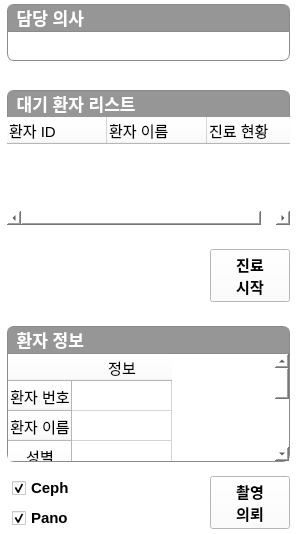
<?xml version="1.0" encoding="UTF-8"?>
<ui version="4.0">
 <class>PatientInfo</class>
 <widget class="QWidget" name="PatientInfo">
  <property name="geometry">
   <rect>
    <x>0</x>
    <y>0</y>
    <width>300</width>
    <height>534</height>
   </rect>
  </property>
  <property name="minimumSize">
   <size>
    <width>300</width>
    <height>0</height>
   </size>
  </property>
  <property name="maximumSize">
   <size>
    <width>300</width>
    <height>16777215</height>
   </size>
  </property>
  <property name="windowTitle">
   <string>Form</string>
  </property>
  <property name="styleSheet">
   <string notr="true">background-color: rgb(255, 255, 255);</string>
  </property>
  <layout class="QGridLayout" name="gridLayout">
   <property name="leftMargin">
    <number>3</number>
   </property>
   <property name="topMargin">
    <number>0</number>
   </property>
   <property name="rightMargin">
    <number>0</number>
   </property>
   <property name="bottomMargin">
    <number>0</number>
   </property>
   <item row="5" column="0">
    <spacer name="verticalSpacer_3">
     <property name="orientation">
      <enum>Qt::Vertical</enum>
     </property>
     <property name="sizeType">
      <enum>QSizePolicy::Fixed</enum>
     </property>
     <property name="sizeHint" stdset="0">
      <size>
       <width>20</width>
       <height>10</height>
      </size>
     </property>
    </spacer>
   </item>
   <item row="3" column="0">
    <spacer name="verticalSpacer_2">
     <property name="orientation">
      <enum>Qt::Vertical</enum>
     </property>
     <property name="sizeType">
      <enum>QSizePolicy::Fixed</enum>
     </property>
     <property name="sizeHint" stdset="0">
      <size>
       <width>20</width>
       <height>10</height>
      </size>
     </property>
    </spacer>
   </item>
   <item row="0" column="0">
    <layout class="QVBoxLayout" name="verticalLayout_6">
     <property name="spacing">
      <number>0</number>
     </property>
     <property name="leftMargin">
      <number>4</number>
     </property>
     <property name="topMargin">
      <number>4</number>
     </property>
     <property name="rightMargin">
      <number>10</number>
     </property>
     <property name="bottomMargin">
      <number>4</number>
     </property>
     <item>
      <widget class="QLabel" name="label_3">
       <property name="font">
        <font>
         <pointsize>13</pointsize>
         <bold>true</bold>
        </font>
       </property>
       <property name="styleSheet">
        <string notr="true">background-color: rgb(150, 150, 150);
color: rgb(255, 255, 255);

border: 1px solid;
border-top-left-radius: 7px;
border-top-right-radius: 7px;
border-bottom-left-radius: 0px;
border-bottom-right-radius: 0px;

border-left-color: rgb(139, 139, 139);
border-top-color: rgb(139, 139, 139);
border-right-color: rgb(139, 139, 139);
border-bottom-color: rgb(150, 150, 150);
</string>
       </property>
       <property name="text">
        <string> 담당 의사</string>
       </property>
       <property name="margin">
        <number>4</number>
       </property>
       <property name="buddy">
        <cstring>lineEdit</cstring>
       </property>
      </widget>
     </item>
     <item>
      <widget class="QLineEdit" name="lineEdit">
       <property name="minimumSize">
        <size>
         <width>0</width>
         <height>30</height>
        </size>
       </property>
       <property name="font">
        <font>
         <pointsize>11</pointsize>
        </font>
       </property>
       <property name="styleSheet">
        <string notr="true">border: 1px solid rgba(190, 190, 190, 150);
border-bottom-left-radius: 7px;
border-bottom-right-radius: 7px;
border-top-left-radius: 0px;
border-top-right-radius: 0px;

border-left-color: rgb(139, 139, 139);
border-top-color: rgb(139, 139, 139);
border-right-color: rgb(139, 139, 139);
border-bottom-color: rgb(139, 139, 139);</string>
       </property>
      </widget>
     </item>
    </layout>
   </item>
   <item row="2" column="0">
    <layout class="QVBoxLayout" name="verticalLayout_2">
     <property name="spacing">
      <number>0</number>
     </property>
     <property name="leftMargin">
      <number>4</number>
     </property>
     <property name="topMargin">
      <number>4</number>
     </property>
     <property name="rightMargin">
      <number>10</number>
     </property>
     <property name="bottomMargin">
      <number>4</number>
     </property>
     <item>
      <widget class="QLabel" name="label">
       <property name="font">
        <font>
         <pointsize>13</pointsize>
         <bold>true</bold>
        </font>
       </property>
       <property name="styleSheet">
        <string notr="true">background-color: rgb(150, 150, 150);
color: rgb(255, 255, 255);

border: 1px solid rgba(190, 190, 190, 150);
border-top-left-radius: 7px;
border-top-right-radius: 7px;
border-bottom-left-radius: 0px;
border-bottom-right-radius: 0px;


border-left-color: rgb(139, 139, 139);
border-top-color: rgb(139, 139, 139);
border-right-color: rgb(139, 139, 139);
border-bottom-color: rgb(150, 150, 150);

</string>
       </property>
       <property name="text">
        <string> 대기 환자 리스트</string>
       </property>
       <property name="margin">
        <number>4</number>
       </property>
      </widget>
     </item>
     <item>
      <widget class="QTreeWidget" name="WaitingList">
       <property name="font">
        <font>
         <pointsize>11</pointsize>
        </font>
       </property>
       <property name="styleSheet">
        <string notr="true">

QTreeWidget {
border-top-left-radius: 0px;
border-top-right-radius: 0px;
border-bottom-left-radius: 7px;
border-bottom-right-radius: 7px;
border: 1px solid rgba(190, 190, 190, 150);
selection-color: black;

border-left-color: rgb(139, 139, 139);
border-top-color: rgb(139, 139, 139);
border-right-color: rgb(139, 139, 139);
border-bottom-color: rgb(139, 139, 139);
};</string>
       </property>
       <property name="frameShape">
        <enum>QFrame::NoFrame</enum>
       </property>
       <property name="rootIsDecorated">
        <bool>false</bool>
       </property>
       <property name="headerHidden">
        <bool>false</bool>
       </property>
       <attribute name="headerVisible">
        <bool>true</bool>
       </attribute>
       <column>
        <property name="text">
         <string>환자 ID</string>
        </property>
        <property name="font">
         <font>
          <pointsize>11</pointsize>
         </font>
        </property>
        <property name="textAlignment">
         <set>AlignLeading|AlignVCenter</set>
        </property>
       </column>
       <column>
        <property name="text">
         <string>환자 이름</string>
        </property>
        <property name="font">
         <font>
          <pointsize>11</pointsize>
         </font>
        </property>
        <property name="textAlignment">
         <set>AlignLeading|AlignVCenter</set>
        </property>
       </column>
       <column>
        <property name="text">
         <string>진료 현황</string>
        </property>
        <property name="font">
         <font>
          <pointsize>11</pointsize>
         </font>
        </property>
        <property name="textAlignment">
         <set>AlignLeading|AlignVCenter</set>
        </property>
       </column>
      </widget>
     </item>
    </layout>
   </item>
   <item row="6" column="0">
    <layout class="QVBoxLayout" name="verticalLayout_3">
     <property name="spacing">
      <number>0</number>
     </property>
     <property name="leftMargin">
      <number>4</number>
     </property>
     <property name="topMargin">
      <number>4</number>
     </property>
     <property name="rightMargin">
      <number>10</number>
     </property>
     <property name="bottomMargin">
      <number>4</number>
     </property>
     <item>
      <widget class="QLabel" name="label_2">
       <property name="font">
        <font>
         <pointsize>13</pointsize>
         <bold>true</bold>
        </font>
       </property>
       <property name="styleSheet">
        <string notr="true">background-color: rgb(150, 150, 150);
color: rgb(255, 255, 255);

border: 1px solid;
border-top-left-radius: 7px;
border-top-right-radius: 7px;
border-bottom-left-radius: 0px;
border-bottom-right-radius: 0px;

border-left-color: rgb(139, 139, 139);
border-top-color: rgb(139, 139, 139);
border-right-color: rgb(139, 139, 139);
border-bottom-color: rgb(150, 150, 150);</string>
       </property>
       <property name="text">
        <string> 환자 정보</string>
       </property>
       <property name="margin">
        <number>4</number>
       </property>
      </widget>
     </item>
     <item>
      <widget class="QTableWidget" name="tableWidget">
       <property name="font">
        <font>
         <pointsize>11</pointsize>
        </font>
       </property>
       <property name="layoutDirection">
        <enum>Qt::LeftToRight</enum>
       </property>
       <property name="styleSheet">
        <string notr="true">QTableWidget {
border-top-left-radius: 0px;
border-top-right-radius: 0px;
border-bottom-left-radius: 7px;
border-bottom-right-radius: 7px;
border: 1px solid rgba(190, 190, 190, 150);
selection-color: black;

border-left-color: rgb(139, 139, 139);
border-top-color: rgb(139, 139, 139);
border-right-color: rgb(139, 139, 139);
border-bottom-color: rgb(139, 139, 139);
selection-background-color: rgba(188, 220, 244, 200);
}

</string>
       </property>
       <property name="frameShape">
        <enum>QFrame::NoFrame</enum>
       </property>
       <property name="editTriggers">
        <set>QAbstractItemView::NoEditTriggers</set>
       </property>
       <property name="showGrid">
        <bool>true</bool>
       </property>
       <property name="gridStyle">
        <enum>Qt::SolidLine</enum>
       </property>
       <property name="cornerButtonEnabled">
        <bool>false</bool>
       </property>
       <attribute name="horizontalHeaderShowSortIndicator" stdset="0">
        <bool>false</bool>
       </attribute>
       <row>
        <property name="text">
         <string>환자 번호</string>
        </property>
        <property name="font">
         <font>
          <pointsize>11</pointsize>
         </font>
        </property>
        <property name="textAlignment">
         <set>AlignCenter</set>
        </property>
       </row>
       <row>
        <property name="text">
         <string>환자 이름</string>
        </property>
        <property name="font">
         <font>
          <pointsize>11</pointsize>
         </font>
        </property>
        <property name="textAlignment">
         <set>AlignCenter</set>
        </property>
       </row>
       <row>
        <property name="text">
         <string>성별</string>
        </property>
        <property name="font">
         <font>
          <pointsize>11</pointsize>
         </font>
        </property>
        <property name="textAlignment">
         <set>AlignCenter</set>
        </property>
       </row>
       <row>
        <property name="text">
         <string>생년월일</string>
        </property>
        <property name="font">
         <font>
          <pointsize>11</pointsize>
         </font>
        </property>
        <property name="textAlignment">
         <set>AlignCenter</set>
        </property>
       </row>
       <row>
        <property name="text">
         <string>메모</string>
        </property>
        <property name="font">
         <font>
          <pointsize>11</pointsize>
         </font>
        </property>
        <property name="textAlignment">
         <set>AlignCenter</set>
        </property>
       </row>
       <column>
        <property name="text">
         <string>정보</string>
        </property>
        <property name="font">
         <font>
          <pointsize>11</pointsize>
         </font>
        </property>
       </column>
       <item row="0" column="0">
        <property name="text">
         <string/>
        </property>
        <property name="toolTip">
         <string extracomment="hjkhjk"/>
        </property>
        <property name="font">
         <font>
          <pointsize>11</pointsize>
         </font>
        </property>
       </item>
       <item row="1" column="0">
        <property name="text">
         <string/>
        </property>
        <property name="font">
         <font>
          <pointsize>11</pointsize>
         </font>
        </property>
       </item>
       <item row="2" column="0">
        <property name="text">
         <string/>
        </property>
        <property name="font">
         <font>
          <pointsize>11</pointsize>
         </font>
        </property>
       </item>
       <item row="3" column="0">
        <property name="text">
         <string/>
        </property>
        <property name="font">
         <font>
          <pointsize>11</pointsize>
         </font>
        </property>
       </item>
       <item row="4" column="0">
        <property name="text">
         <string/>
        </property>
        <property name="toolTip">
         <string/>
        </property>
        <property name="font">
         <font>
          <pointsize>11</pointsize>
         </font>
        </property>
        <property name="foreground">
         <brush brushstyle="NoBrush">
          <color alpha="255">
           <red>0</red>
           <green>0</green>
           <blue>0</blue>
          </color>
         </brush>
        </property>
       </item>
      </widget>
     </item>
    </layout>
   </item>
   <item row="7" column="0">
    <layout class="QHBoxLayout" name="horizontalLayout">
     <property name="leftMargin">
      <number>4</number>
     </property>
     <property name="topMargin">
      <number>4</number>
     </property>
     <property name="rightMargin">
      <number>10</number>
     </property>
     <property name="bottomMargin">
      <number>4</number>
     </property>
     <item>
      <spacer name="horizontalSpacer_2">
       <property name="orientation">
        <enum>Qt::Horizontal</enum>
       </property>
       <property name="sizeType">
        <enum>QSizePolicy::Fixed</enum>
       </property>
       <property name="sizeHint" stdset="0">
        <size>
         <width>5</width>
         <height>20</height>
        </size>
       </property>
      </spacer>
     </item>
     <item>
      <layout class="QVBoxLayout" name="verticalLayout_4">
       <item>
        <widget class="QCheckBox" name="Ceph">
         <property name="font">
          <font>
           <pointsize>11</pointsize>
           <bold>true</bold>
          </font>
         </property>
         <property name="styleSheet">
          <string notr="true">background-color: rgb(255, 255, 255);</string>
         </property>
         <property name="text">
          <string>Ceph</string>
         </property>
         <property name="checked">
          <bool>true</bool>
         </property>
        </widget>
       </item>
       <item>
        <widget class="QCheckBox" name="Pano">
         <property name="font">
          <font>
           <pointsize>11</pointsize>
           <bold>true</bold>
          </font>
         </property>
         <property name="styleSheet">
          <string notr="true">background-color: rgb(255, 255, 255);</string>
         </property>
         <property name="text">
          <string>Pano</string>
         </property>
         <property name="checked">
          <bool>true</bool>
         </property>
        </widget>
       </item>
      </layout>
     </item>
     <item>
      <spacer name="horizontalSpacer_3">
       <property name="orientation">
        <enum>Qt::Horizontal</enum>
       </property>
       <property name="sizeHint" stdset="0">
        <size>
         <width>8</width>
         <height>20</height>
        </size>
       </property>
      </spacer>
     </item>
     <item>
      <widget class="QPushButton" name="Camerastart">
       <property name="font">
        <font>
         <pointsize>11</pointsize>
         <bold>true</bold>
        </font>
       </property>
       <property name="text">
        <string>촬영
의뢰</string>
       </property>
      </widget>
     </item>
    </layout>
   </item>
   <item row="4" column="0">
    <layout class="QHBoxLayout" name="horizontalLayout_2">
     <property name="leftMargin">
      <number>4</number>
     </property>
     <property name="topMargin">
      <number>4</number>
     </property>
     <property name="rightMargin">
      <number>10</number>
     </property>
     <property name="bottomMargin">
      <number>4</number>
     </property>
     <item>
      <spacer name="horizontalSpacer">
       <property name="orientation">
        <enum>Qt::Horizontal</enum>
       </property>
       <property name="sizeHint" stdset="0">
        <size>
         <width>40</width>
         <height>20</height>
        </size>
       </property>
      </spacer>
     </item>
     <item>
      <widget class="QPushButton" name="Treatmentstart">
       <property name="font">
        <font>
         <pointsize>11</pointsize>
         <bold>true</bold>
        </font>
       </property>
       <property name="text">
        <string>진료
시작</string>
       </property>
      </widget>
     </item>
    </layout>
   </item>
   <item row="1" column="0">
    <spacer name="verticalSpacer">
     <property name="orientation">
      <enum>Qt::Vertical</enum>
     </property>
     <property name="sizeType">
      <enum>QSizePolicy::Fixed</enum>
     </property>
     <property name="sizeHint" stdset="0">
      <size>
       <width>20</width>
       <height>15</height>
      </size>
     </property>
    </spacer>
   </item>
  </layout>
 </widget>
 <resources/>
 <connections/>
</ui>
